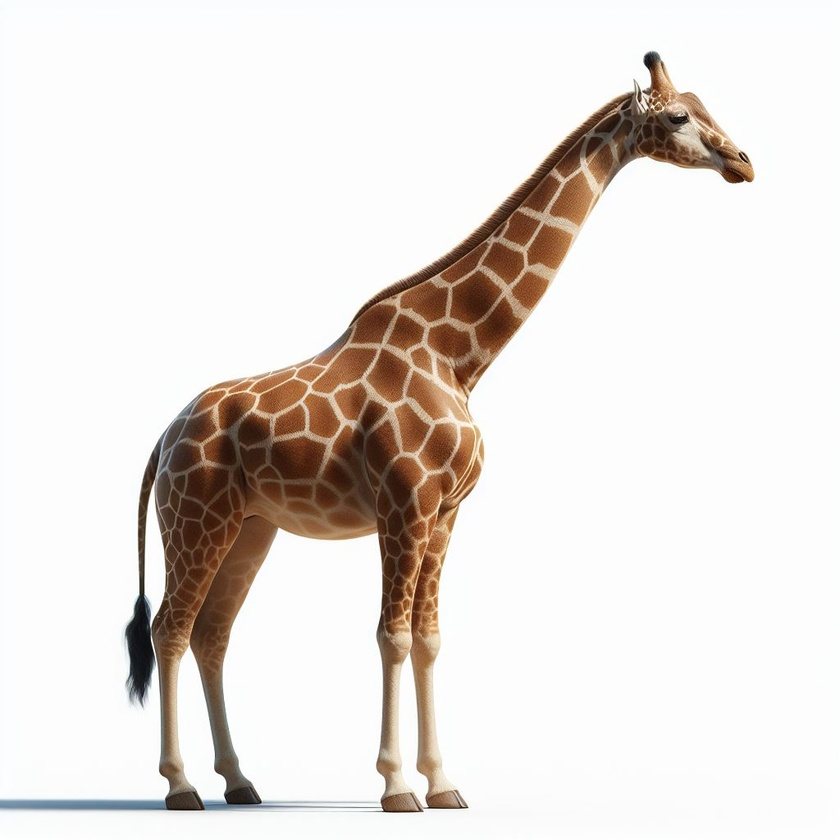
#> input picture GIRAFA.jpeg, 840 x 840 px, shrunk from 1024 x 1024 before the run
$ jupyter execute Lab6.ipynb
#> lines starting #> are read from the running program, lines starting #| are printed output that depends on the picture; after the words box and inside, x2 and y2 are one past the last pixel; in counts of white or black regions, pixels touching at a corner belong together
[cell 1]
import numpy as np
import cv2
import matplotlib.pyplot as plt
import math

def analisar_imagem(caminho_imagem, titulo_da_analise):
    """
    Realiza uma série de operações de processamento em uma imagem,
    exibindo os resultados intermediários e o contorno final.

    Args:
        caminho_imagem (str): O caminho para o arquivo da imagem.
        titulo_da_analise (str): Um título descritivo para a análise da imagem.

    Returns:
        numpy.ndarray: A imagem final com os contornos desenhados.
    """
#> called with caminho_imagem = 'GIRAFA.jpeg', titulo_da_analise = 'Girafa'

    # Carrega a imagem e converte para o espaço de cores RGB
    img_bgr = cv2.imread(caminho_imagem)
#> img_bgr is the input picture: shape (840, 840, 3); mean B, G, R 219.7, 224, 230
    img_rgb_convertida = cv2.cvtColor(img_bgr, cv2.COLOR_BGR2RGB)

    # Aplica um filtro de desfoque para suavizar a imagem
    imagem_suavizada = cv2.blur(img_rgb_convertida, (5, 5))

    # Converte a imagem suavizada para escala de cinza
    imagem_cinza = cv2.cvtColor(imagem_suavizada, cv2.COLOR_RGB2GRAY)
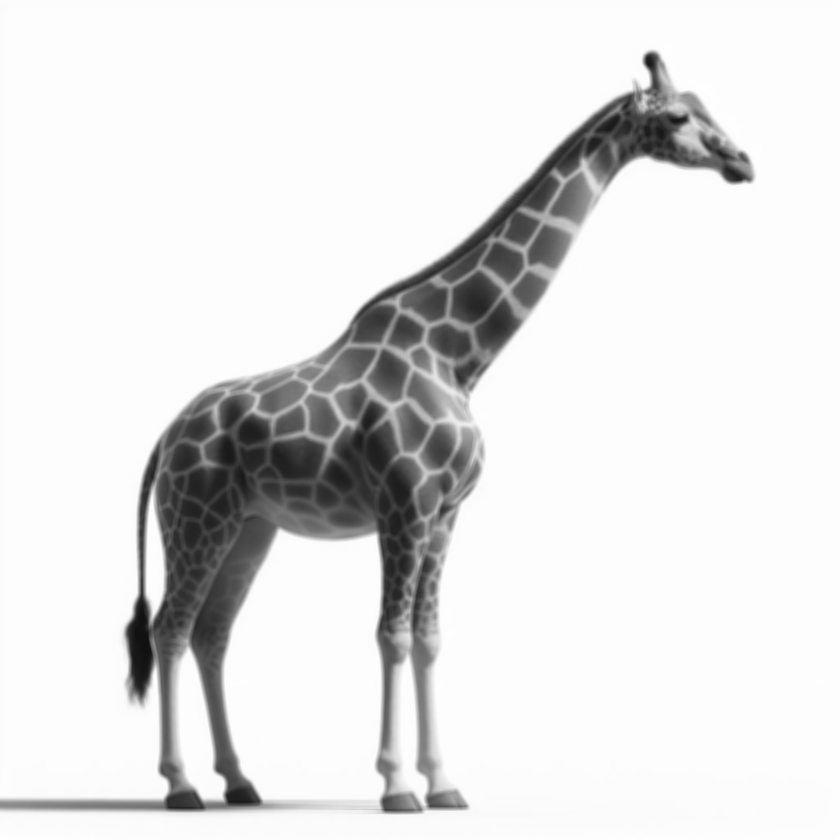
#> imagem_cinza: shape (840, 840); min 16, max 255, mean 225.3

    # Calcula o valor máximo de pixel e aplica limiarização
    valor_max_pixel = imagem_cinza.max()
#> valor_max_pixel = 255
    _, imagem_limiarizada = cv2.threshold(imagem_cinza, valor_max_pixel / 2 + 30, valor_max_pixel, cv2.THRESH_BINARY_INV)
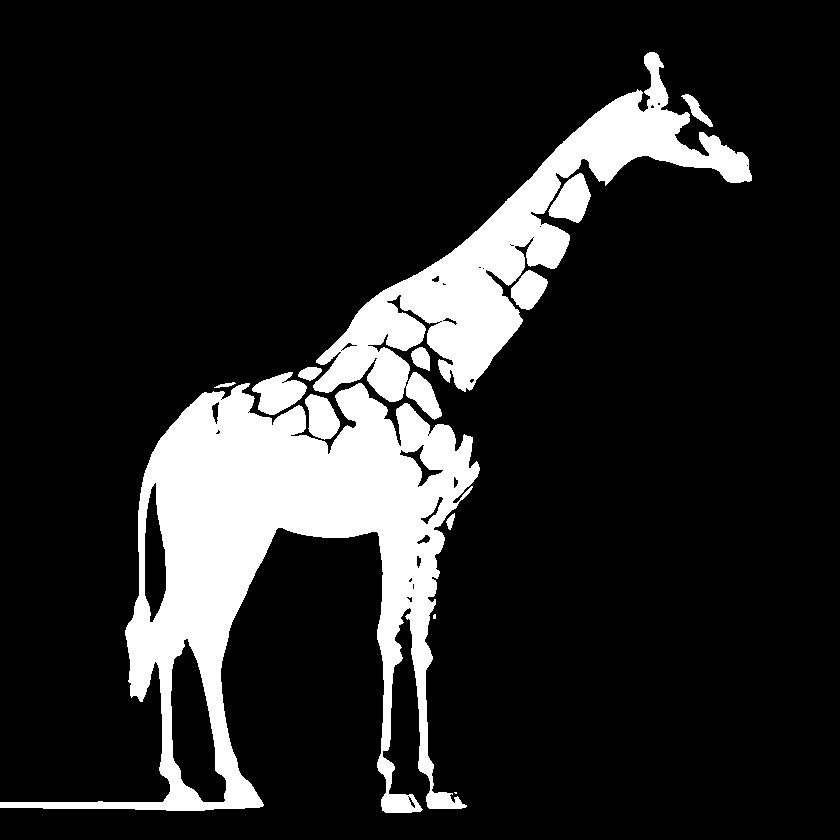
#> imagem_limiarizada: shape (840, 840); 15.1% white; 13 white regions (2 under 20 px), largest, box (x1, y1, x2, y2) and area: (0, 383, 480, 813) 67233, (313, 52, 752, 420) 33503, (252, 372, 307, 415) 1432

    # Define um elemento estruturante (kernel) para operações morfológicas
    elemento_estruturante = np.ones((7, 7), np.uint8)

    # Realiza operações morfológicas: dilatação, erosão, abertura e fechamento
    imagem_dilatada = cv2.dilate(imagem_limiarizada, elemento_estruturante, iterations=1)
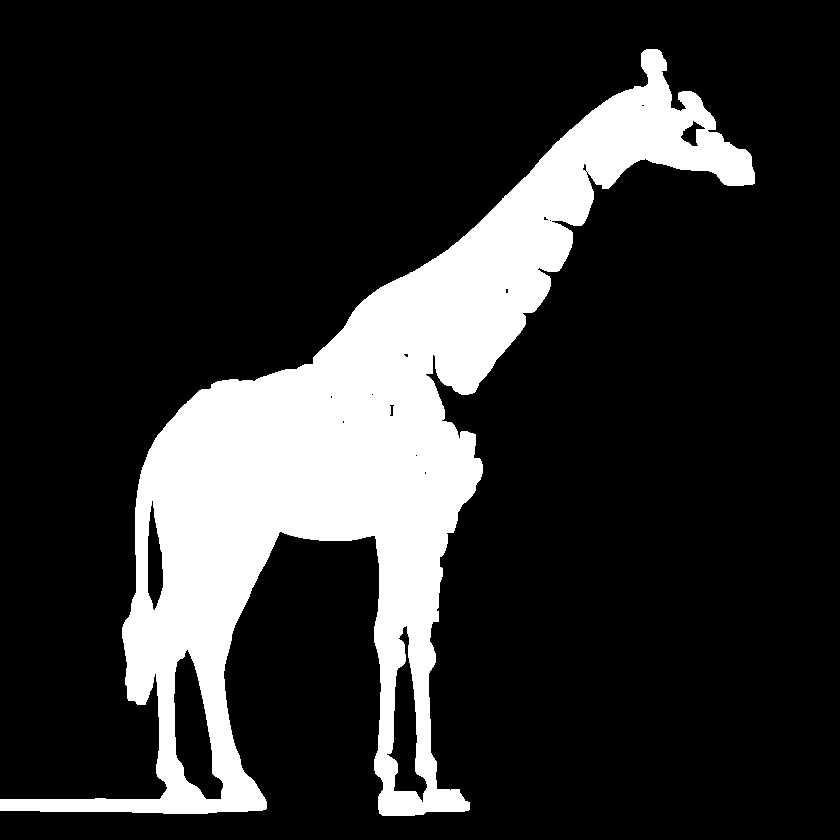
#> imagem_dilatada: shape (840, 840); 18.5% white; 1 white region, box (x1, y1, x2, y2) and area: (0, 49, 755, 816) 130325
    imagem_erodida = cv2.erode(imagem_limiarizada, elemento_estruturante, iterations=1)
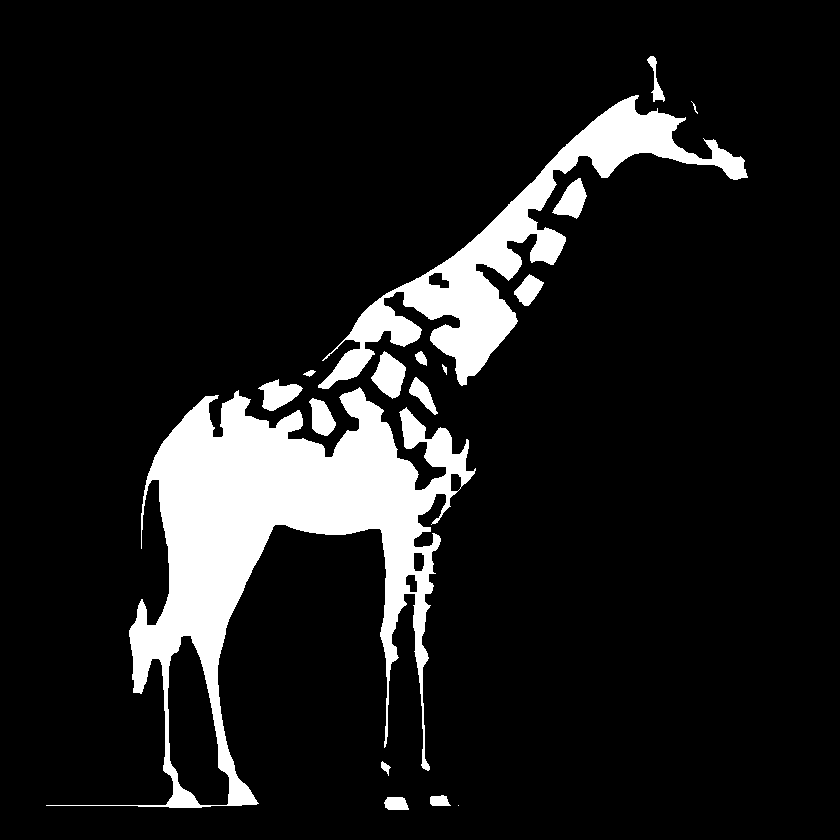
#> imagem_erodida: shape (840, 840); 11.1% white; 17 white regions (1 under 20 px), largest, box (x1, y1, x2, y2) and area: (46, 387, 476, 808) 50844, (318, 95, 748, 389) 22002, (371, 351, 406, 399) 1010
    imagem_aberta = cv2.morphologyEx(imagem_limiarizada, cv2.MORPH_OPEN, elemento_estruturante)
#> imagem_aberta: shape (840, 840); 14.8% white; 14 white regions, largest, box (x1, y1, x2, y2) and area: (43, 384, 479, 811) 64721, (315, 53, 751, 418) 32922, (255, 376, 306, 414) 1325
    imagem_fechada = cv2.morphologyEx(imagem_limiarizada, cv2.MORPH_CLOSE, elemento_estruturante)
#> imagem_fechada: shape (840, 840); 15.9% white; 1 white region, box (x1, y1, x2, y2) and area: (0, 52, 752, 813) 112298

    # Detecta bordas usando o algoritmo Canny
    bordas_detectadas = cv2.Canny(image=imagem_cinza, threshold1=valor_max_pixel / 2, threshold2=valor_max_pixel / 2)
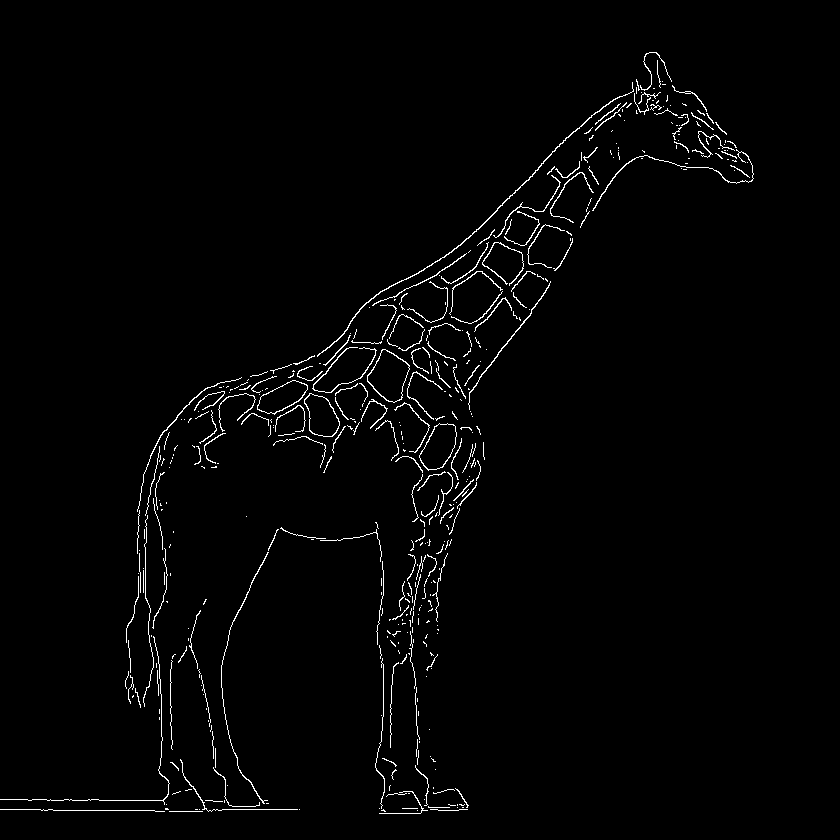
#> bordas_detectadas: shape (840, 840); 1.7% white in thin lines or dots, all inside (x1, y1, x2, y2) = (0, 52, 754, 814)

    # Encontra contornos na imagem fechada
    lista_contornos, _ = cv2.findContours(
        image=imagem_fechada,
        mode=cv2.RETR_TREE,
        method=cv2.CHAIN_APPROX_SIMPLE
    )
#> lista_contornos = 13 contours; largest, box (x1, y1, x2, y2) and area: (0, 52, 752, 813) 122441, (170, 646, 227, 803) 5356, (383, 622, 431, 806) 4483, (144, 497, 167, 614) 1960, (386, 401, 398, 420) 182

    # Ordena os contornos por área, do maior para o menor
    lista_contornos = sorted(lista_contornos, key=cv2.contourArea, reverse=True)

    # Desenha os contornos na imagem RGB original
    imagem_com_contornos = img_rgb_convertida.copy()
    resultado_final = cv2.drawContours(imagem_com_contornos, lista_contornos, contourIdx=-1, color=(255, 0, 0), thickness=2)
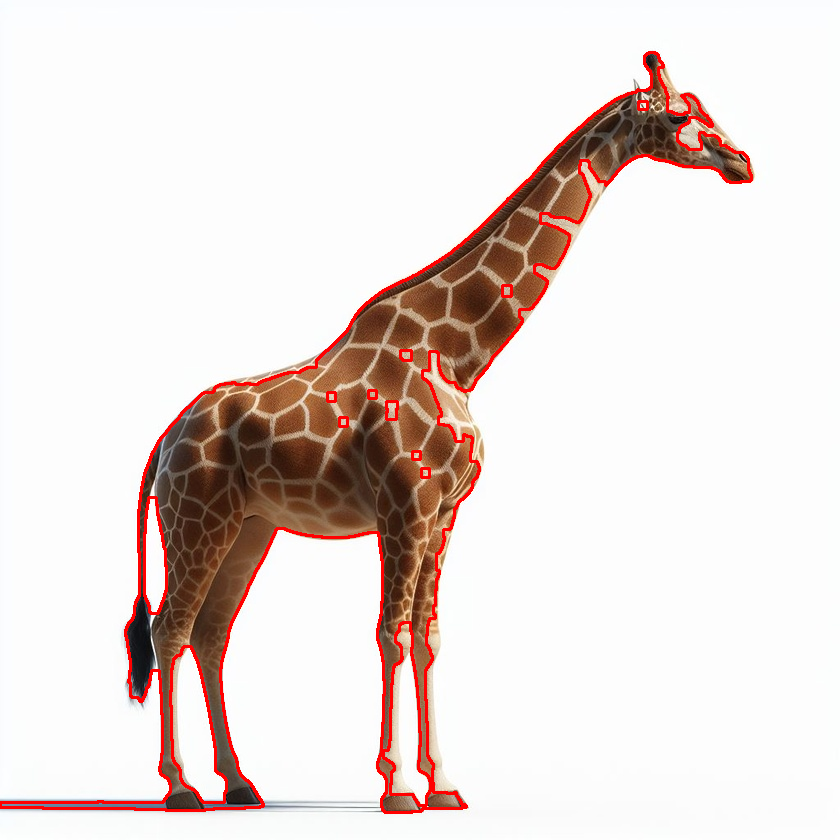
#> resultado_final: shape (840, 840, 3); mean R, G, B 232.3, 220.6, 216.8

    # Lista de imagens intermediárias para visualização
    etapas_processamento = [
        img_rgb_convertida, imagem_suavizada, imagem_cinza, imagem_limiarizada,
        imagem_dilatada, imagem_erodida, imagem_aberta, imagem_fechada, bordas_detectadas, resultado_final
    ]

    # Títulos para as imagens intermediárias
    titulos_etapas = [
        'RGB Original', 'Desfoque', 'Tons de Cinza', 'Limiarizada',
        'Dilatada', 'Erodida', 'Abertura Morfológica', 'Fechamento Morfológico', 'Bordas Canny', 'Contornos Detectados'
    ]

    # Calcula o layout ideal para a grade de exibição
    num_etapas = len(etapas_processamento)
#> num_etapas = 10
    cols = math.ceil(num_etapas ** 0.5)
#> cols = 4
    rows = cols - 1 if (cols**2 - num_etapas) > cols else cols
#> rows = 3

    # Exibe as imagens intermediárias em uma grade
    plt.figure(figsize=(15, 10))
    for i in range(num_etapas):
        plt.subplot(rows, cols, i + 1)
        # Exibe em RGB para imagens coloridas ou em tons de cinza para as demais
        if i in [0, 1, 9]:
            plt.imshow(etapas_processamento[i])
        else:
            plt.imshow(etapas_processamento[i], cmap='gray')
        plt.title(titulos_etapas[i])
        plt.xticks([]), plt.yticks([])

    plt.tight_layout()
    plt.savefig(f'{caminho_imagem.split(".")[0]}_etapas.png')
    plt.show()

    # Exibe a imagem final com os contornos
    plt.figure(figsize=(12, 10))
    plt.imshow(resultado_final)
    plt.title(f'Resultado Final: {titulo_da_analise} com Contornos', fontsize=16)
    plt.xticks([]), plt.yticks([])
    plt.tight_layout()
    plt.savefig(f'{caminho_imagem.split(".")[0]}_contornos_finais.png')
    plt.show()

    print(f"Análise da imagem '{caminho_imagem}' concluída com sucesso!")
    print(f"Resultados salvos: '{caminho_imagem.split('.')[0]}_etapas.png' e '{caminho_imagem.split('.')[0]}_contornos_finais.png'")

    return resultado_final

# --- Exemplo de Uso ---
if __name__ == "__main__":
    nome_do_arquivo_imagem = 'GIRAFA.jpeg' # Você pode alterar para 'AVIAO_01.jpg' ou outro arquivo
    rotulo_para_analise = 'Girafa' # Título associado à imagem
    print("Iniciando o processo de análise de imagem...")
    imagem_processada = analisar_imagem(nome_do_arquivo_imagem, rotulo_para_analise)

$ run again, with aviao2.png saved as GIRAFA.jpeg
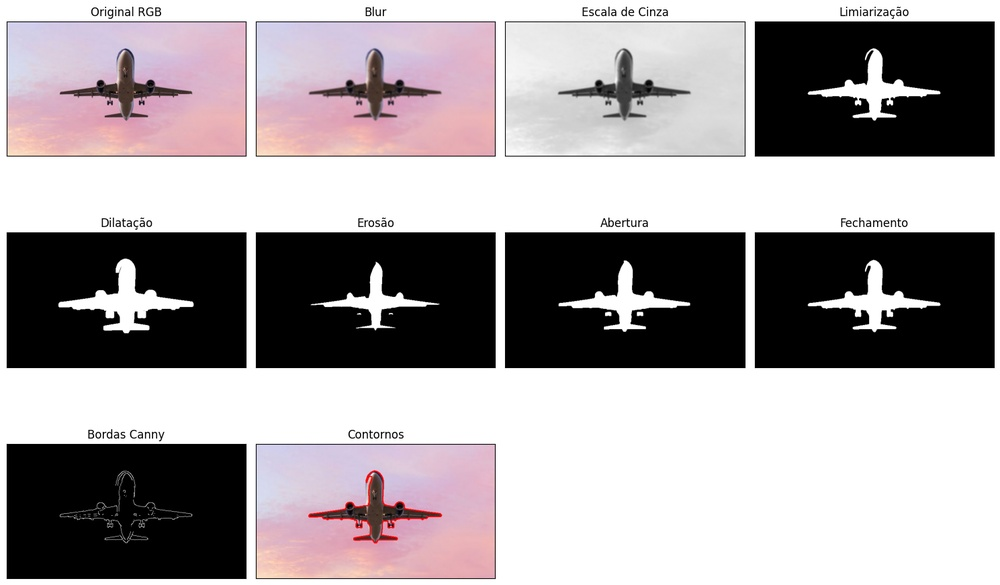
#> input picture aviao2.png, 1000 x 585 px, shrunk from 1489 x 871 before the run
#> in analisar_imagem, img_bgr is the input picture: shape (585, 1000, 3); mean B, G, R 160.5, 158, 163.9
#> valor_max_pixel = 255
#> in analisar_imagem, `_, imagem_limiarizada = cv2.threshold(imagem_cinza, valor_max_pixel / ..`:
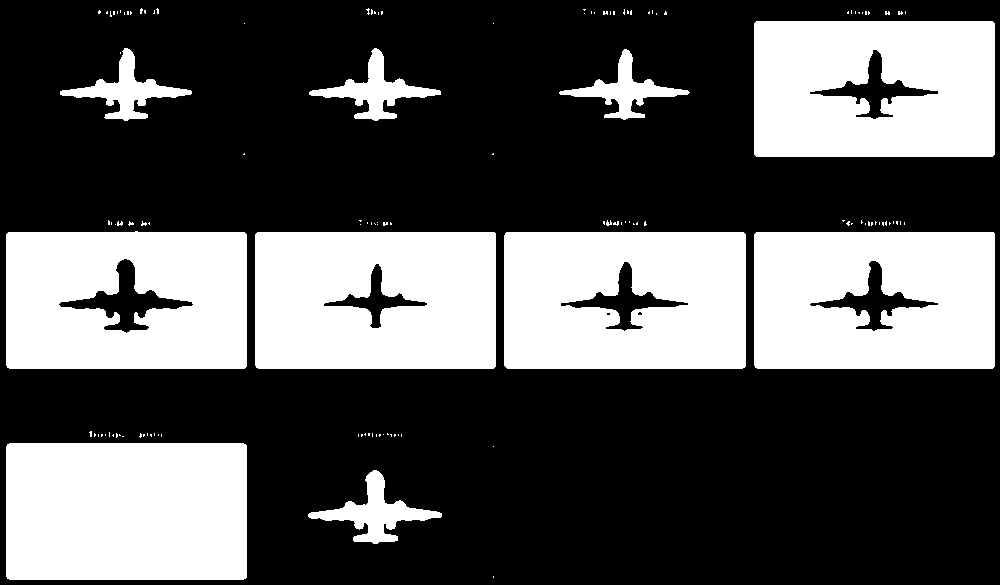
#> imagem_limiarizada: shape (585, 1000); 34.1% white; 130 white regions (118 under 20 px), largest, box (x1, y1, x2, y2) and area: (6, 443, 247, 580) 32999, (255, 232, 496, 369) 31654, (504, 232, 746, 369) 31195
#> imagem_dilatada: shape (585, 1000); 39.5% white; 26 white regions, largest, box (x1, y1, x2, y2) and area: (3, 428, 250, 583) 35986, (252, 217, 499, 372) 35273, (501, 217, 749, 372) 35236
#> imagem_erodida: shape (585, 1000); 29.4% white; 11 white regions (1 under 20 px), largest, box (x1, y1, x2, y2) and area: (9, 446, 244, 577) 30767, (258, 235, 493, 366) 28310, (507, 235, 743, 366) 27434
#> imagem_aberta: shape (585, 1000); 33.8% white; 11 white regions, largest, box (x1, y1, x2, y2) and area: (6, 443, 247, 580) 32999, (255, 232, 496, 369) 31646, (504, 232, 746, 369) 31136
#> imagem_fechada: shape (585, 1000); 34.6% white; 26 white regions (7 under 20 px), largest, box (x1, y1, x2, y2) and area: (6, 431, 247, 580) 33376, (255, 220, 496, 369) 31997, (504, 220, 746, 369) 31678
#> bordas_detectadas: shape (585, 1000); 3.3% white in thin lines or dots
#> lista_contornos = 37 contours, 10 with area under 20; largest, box (x1, y1, x2, y2) and area: (6, 431, 247, 580) 33146, (504, 220, 746, 369) 32943, (754, 220, 995, 369) 32899, (6, 220, 247, 369) 32872, (255, 220, 496, 369) 32696
#> in analisar_imagem, `resultado_final = cv2.drawContours(imagem_com_contornos, lista_contorn..`:
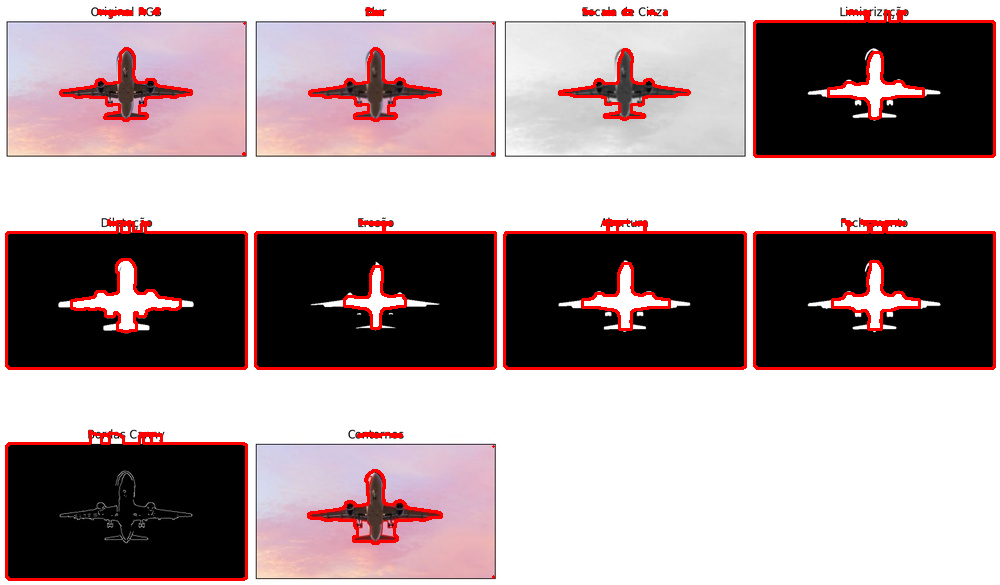
#> resultado_final: shape (585, 1000, 3); mean R, G, B 168.5, 151.6, 153.9
#> num_etapas = 10
#> cols = 4
#> rows = 3
